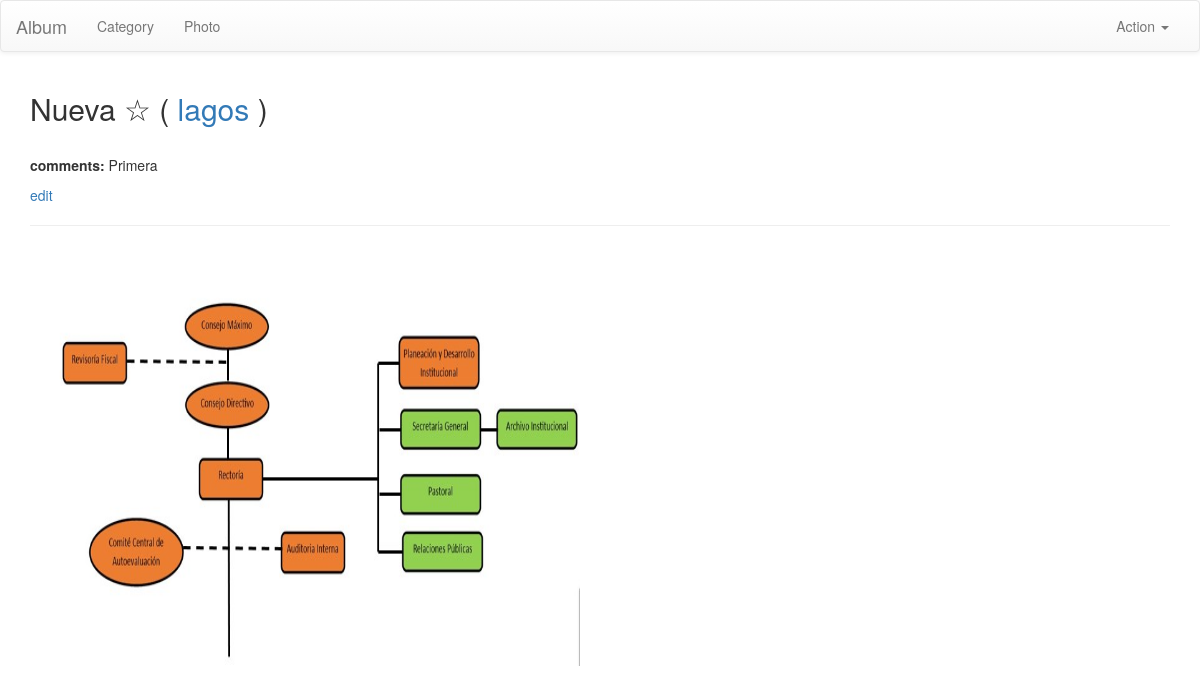
/album/photo/7/detail/, run on the app's committed database.
### album/models.py (models this page shows, shortened)
class Photo(models.Model):
    category = models.ForeignKey('Category', on_delete=models.PROTECT)
    title = models.CharField(max_length=50, default='No title')
    photo = models.ImageField(upload_to='photos/')
    pub_date = models.DateField(auto_now_add=True)
    favorite = models.BooleanField(default=False)
    comment = models.CharField(max_length=200, blank=True)

class Category(models.Model):
    name = models.CharField(max_length=50)
    def __str__(self):
        return self.name

### album/views.py (the view)
# urls.py: url(r'^photo/(?P<pk>\d+)/detail/$', views.PhotoDetailView.as_view(),
class PhotoDetailView(DetailView):
	model = Photo

### album/templates/album/photo_detail.html (shortened to what this page needs)
{% extends 'base.html' %}
{% load static %}
{% block section %}
	<h2>
		{{ object.title }}
		{% if object.favorite %}
			&#9733;
		{% else %}
			&#9734;
		{% endif %}
		{% if object.category_id %}
			( <a href="{% url "category_detail" object.category_id %}">{{ object.category }}</a> )
		{% endif %}
	</h2>
	​<p><strong>comments: </strong>{{ object.comment|default:"no comments" }}</p>
	<a href= ​"{% url "photo-update" object.id %}">edit</a>
	<hr>
{% endblock section %}
{% block maincontent %}
<div>
	<div>
		<img src="{% static object.photo.url %}"
		style="width:550px;height:420px"/>
	</div>
</div>
{% endblock maincontent %}

### data on the page
Photo: title "Nueva", category "lagos", comment "Primera", photo (picture)
